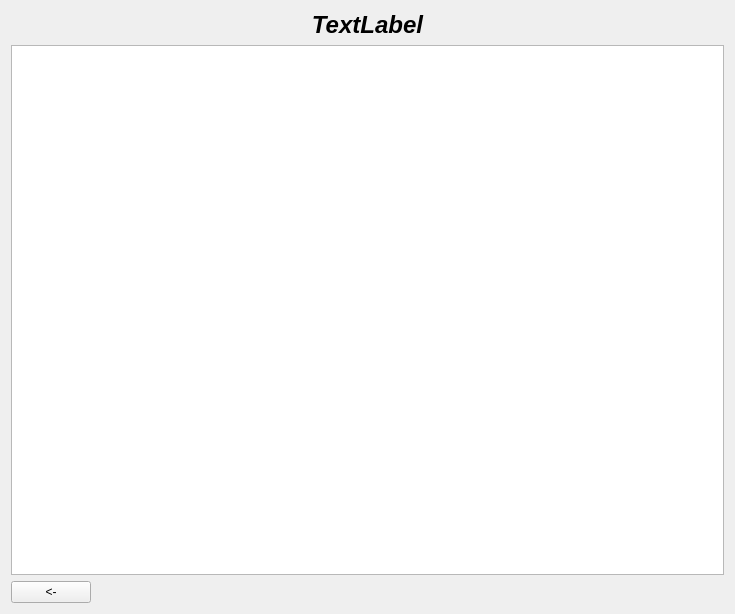
<?xml version="1.0" encoding="UTF-8"?>
<ui version="4.0">
 <class>PlantInfo</class>
 <widget class="QWidget" name="PlantInfo">
  <property name="geometry">
   <rect>
    <x>0</x>
    <y>0</y>
    <width>735</width>
    <height>614</height>
   </rect>
  </property>
  <property name="windowTitle">
   <string>Form</string>
  </property>
  <property name="autoFillBackground">
   <bool>true</bool>
  </property>
  <layout class="QVBoxLayout" name="verticalLayout">
   <item>
    <widget class="QLabel" name="label">
     <property name="font">
      <font>
       <pointsize>18</pointsize>
       <italic>true</italic>
       <bold>true</bold>
      </font>
     </property>
     <property name="text">
      <string>TextLabel</string>
     </property>
     <property name="alignment">
      <set>Qt::AlignmentFlag::AlignCenter</set>
     </property>
    </widget>
   </item>
   <item>
    <widget class="QTextEdit" name="textEdit"/>
   </item>
   <item>
    <layout class="QHBoxLayout" name="horizontalLayout">
     <item>
      <widget class="QPushButton" name="pushButton">
       <property name="text">
        <string>&lt;-</string>
       </property>
      </widget>
     </item>
     <item>
      <spacer name="horizontalSpacer">
       <property name="orientation">
        <enum>Qt::Orientation::Horizontal</enum>
       </property>
       <property name="sizeHint" stdset="0">
        <size>
         <width>40</width>
         <height>20</height>
        </size>
       </property>
      </spacer>
     </item>
    </layout>
   </item>
  </layout>
 </widget>
 <resources/>
 <connections/>
</ui>
